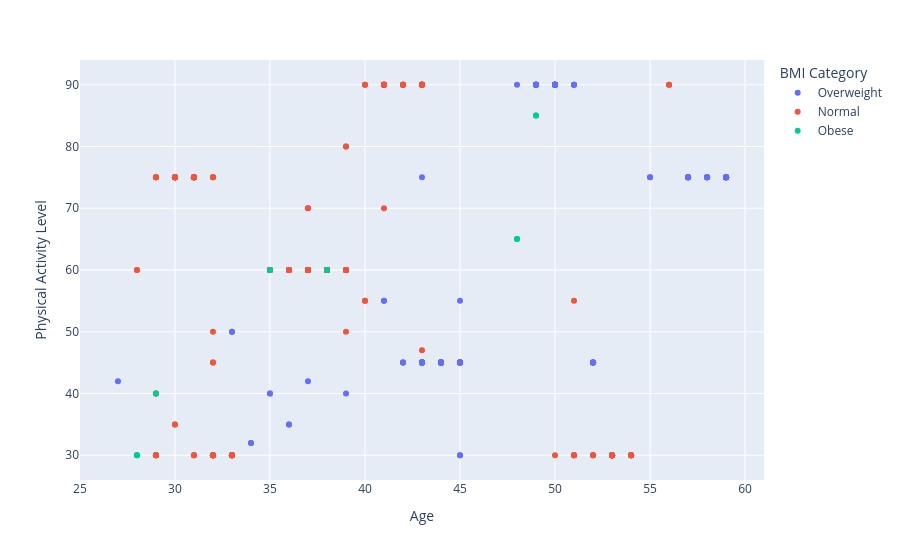

The cell this chart's notebook holds for it:
### Code cell
# 年齢と運動時間について

px.scatter(
    df,
    x="Age",
    y="Physical Activity Level",
    color="BMI Category"
)

# 50代のほとんどは、睡眠時間を十分に確保できている。

### Figure 1 — Plotly figure (JSON) as saved in the notebook; plotly's stock layout.template omitted (floating-point values rounded to 4 significant figures; data arrays with more than 128 entries replaced by an {"elided": "..."} marker saying what was removed)
{"data": [{"hovertemplate": "BMI Category=Overweight<br>Age=%{x}<br>Physical Activity Level=%{y}<extra></extra>", "legendgroup": "Overweight", "marker": {"color": "#636efa", "symbol": "circle"}, "mode": "markers", "name": "Overweight", "orientation": "v", "showlegend": true, "type": "scatter", "x": {"elided": "148 int values"}, "xaxis": "x", "y": {"elided": "148 int values"}, "yaxis": "y"}, {"hovertemplate": "BMI Category=Normal<br>Age=%{x}<br>Physical Activity Level=%{y}<extra></extra>", "legendgroup": "Normal", "marker": {"color": "#EF553B", "symbol": "circle"}, "mode": "markers", "name": "Normal", "orientation": "v", "showlegend": true, "type": "scatter", "x": {"elided": "216 int values"}, "xaxis": "x", "y": {"elided": "216 int values"}, "yaxis": "y"}, {"hovertemplate": "BMI Category=Obese<br>Age=%{x}<br>Physical Activity Level=%{y}<extra></extra>", "legendgroup": "Obese", "marker": {"color": "#00cc96", "symbol": "circle"}, "mode": "markers", "name": "Obese", "orientation": "v", "showlegend": true, "type": "scatter", "x": [28, 28, 28, 29, 35, 38, 48, 48, 49, 49], "xaxis": "x", "y": [30, 30, 30, 40, 60, 60, 65, 65, 85, 85], "yaxis": "y"}], "layout": {"legend": {"title": {"text": "BMI Category"}, "tracegroupgap": 0}, "margin": {"t": 60}, "xaxis": {"anchor": "y", "domain": [0, 1], "title": {"text": "Age"}}, "yaxis": {"anchor": "x", "domain": [0, 1], "title": {"text": "Physical Activity Level"}}}}
